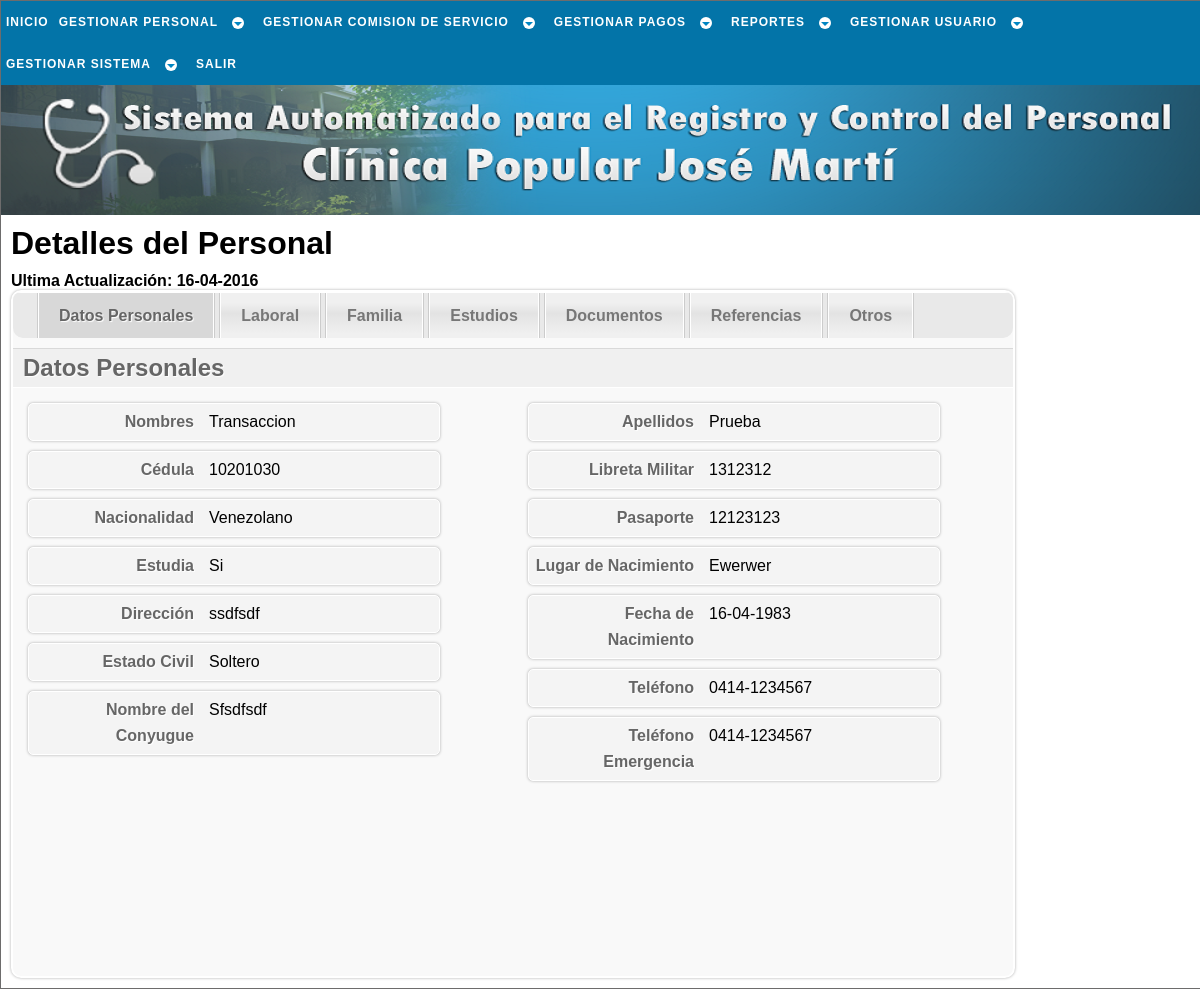
The app's page /php/trabajador/conslt_trabj_b.php?c=10201030 (signed in) with its own data.
### tables this page shows
CREATE TABLE `trabajador` (
  `cedula` int(12) NOT NULL,
  `nombre` varchar(30) NOT NULL,
  `apellido` varchar(30) NOT NULL,
  `ciudadania` varchar(15) NOT NULL,
  `pasaporte` varchar(30) NOT NULL,
  `libreta_militr` varchar(30) NOT NULL,
  `fe_nac` date NOT NULL,
  `lug_nac` varchar(30) NOT NULL,
  `est_civil` varchar(15) NOT NULL,
  `nconyugue` varchar(50) NOT NULL,
  `estudia` int(1) NOT NULL,
  `direccion` varchar(50) NOT NULL,
  `telefono` varchar(12) NOT NULL,
  `telefono_em` varchar(12) NOT NULL,
  `estado` tinyint(1) NOT NULL,
  `actualizado` date NOT NULL,
  PRIMARY KEY (`cedula`)
);

CREATE TABLE `uniforme` (
  `cedula` int(12) NOT NULL,
  `camisa` varchar(2) NOT NULL,
  `pantalon` int(2) NOT NULL,
  `calzado` int(2) NOT NULL,
  PRIMARY KEY (`cedula`),
  CONSTRAINT `uniforme_ibfk_1` FOREIGN KEY (`cedula`) REFERENCES `trabajador` (`cedula`) ON UPDATE CASCADE
);

### php/_sql/conslt_trabj_sql.php (called while the page is built, shortened)
<?php
	function conslt_completa_trb($cnx_bd){
		$cedula = $_GET['c'];
		$sql = "SELECT *
				  FROM trabajador
				  JOIN laboral ON laboral.cedula = trabajador.cedula
				  JOIN estudios ON estudios.cedula = trabajador.cedula
				  JOIN documentos ON documentos.cedula = trabajador.cedula
				  JOIN uniforme ON uniforme.cedula = trabajador.cedula
				  WHERE trabajador.cedula = '$cedula'";
		$resultado = $cnx_bd->query($sql);
		return $resultado;
	}
	function conslt_referencia($cnx_bd){
		$cedula = $_GET['c'];
		$sql = "SELECT * FROM referencia_personal WHERE cedula = '$cedula'";
		$resultado = $cnx_bd->query($sql);
		return $resultado;
	}
?>

### php/trabajador/conslt_trabj_b.php (the view, shortened to what this page needs)
<!DOCTYPE html PUBLIC "-//W3C//DTD XHTML 1.1//EN" "http://www.w3.org/TR/xhtml11/DTD/xhtml11.dtd" />
<html xmlns="http://www.w3.org/1999/xhtml" xml:lang="es" lang="es" dir="ltr">
	<head>
		<link rel="stylesheet" href="../../css/estilo.css" type="text/css" media="screen" />
    </head>
	<body>
		<div id="cuerpo">
			<div id="menu">
				<div id="cssmenu">
					<?php include('../_menu/menu_trabj.php'); ?>
				</div>
			</div>
			<div id="inicio">
			</div>
			<div id="pagina">
				<?php
					$cnx_bd = conexion();
					include('../_sql/conslt_trabj_sql.php');
					$resultado = conslt_completa_trb($cnx_bd);
					$referencia = conslt_referencia($cnx_bd);
					$fila = $resultado->fetch_object();
					list($a,$m,$d) = explode("-",$fila->actualizado);
					list($an,$mn,$dn) = explode("-",$fila->fe_nac);
					if ($fila->estudia == 0) $estud = 'No'; else $estud = 'Si';
				?>
				<div id="content">
					<h1>Detalles del Personal</h1>
					<h4>Ultima Actualización: <?=$d.'-'.$m.'-'.$a; ?></h4>
					<div id="wrapper">
						<div id="navigation">
							<ul>
								<li class="selected" title="Datos personales del trabajador">
									<a href="#">Datos Personales</a>
								</li>
								<li title="Ingresar datos laborales del trabajador">
									<a href="#">Laboral</a>
								</li>
								<li title="Datos familiares del trabajador">
									<a href="#">Familia</a>
								</li>
								<li title="Datos de estudios del trabajador">
									<a href="#">Estudios</a>
								</li>
								<li title="Documentación consignada por el trabajador">
									<a href="#">Documentos</a>
								</li>
								<li title="Referencias personales del trabajador">
									<a href="#">Referencias</a>
								</li>
								<li title="Datos sobre otras categorias del trabajador">
									<a href="#">Otros</a>
								</li>
							</ul>
						</div>
						<div id="steps">
							<form id="formElem" name="formElem" action="#" method="post">
								<fieldset class="step">
									<legend>Datos Personales</legend>
									<div class='derecha'>
										<div class='campo'>
											<label class='rotulo'>Nombres</label>
											<span class="text_cons"><?=$fila->nombre?></span>
										</div>
										<div class='campo'>
											<label class='rotulo'>Cédula</label>
											<span class="text_cons"><?=$fila->cedula?></span>
										</div>
										<div class='campo'>
											<label class='rotulo'>Nacionalidad</label>
											<span class="text_cons"><?=$fila->ciudadania?></span>
										</div>
										<div class='campo'>
											<label class='rotulo'>Estudia</label>
											<span class="text_cons"><?=$estud?></span>
										</div>
										<div class='campo'>
											<label class='rotulo'>Dirección</label>
											<span class="text_cons"><?=$fila->direccion?></span>
										</div>
										<div class='campo'>
											<label class='rotulo'>Estado Civil</label>
											<span class="text_cons"><?=$fila->est_civil?></span>
										</div>
										<div class='campo'>
											<label class='rotulo'>Nombre del Conyugue</label>
											<span class="text_cons"><?=$fila->nconyugue?></span>
										</div>
									</div>
									<div class='izquierda'>
										<div class='campo'>
											<label class='rotulo'>Apellidos</label>
											<span class="text_cons"><?=$fila->apellido?></span>
										</div>
										<div class='campo'>
											<label class='rotulo'>Libreta Militar</label>
											<span class="text_cons"><?=$fila->libreta_militr?></span>
										</div>
										<div class='campo'>
											<label class='rotulo'>Pasaporte</label>
											<span class="text_cons"><?=$fila->pasaporte?></span>
										</div>
										<div class='campo'>
											<label class='rotulo'>Lugar de Nacimiento</label>
											<span class="text_cons"><?=$fila->lug_nac?></span>
										</div>
										<div class='campo'>
											<label class='rotulo'>Fecha de Nacimiento</label>
											<span class="text_cons"><?=$dn.'-'.$mn.'-'.$an?></span>
										</div>
										<div class='campo'>
											<label class='rotulo'>Teléfono</label>
											<span class="text_cons"><?=$fila->telefono?></span>
										</div>
										<div class='campo'>
											<label class='rotulo'>Teléfono Emergencia</label>
											<span class="text_cons"><?=$fila->telefono_em?></span>
										</div>
									</div>
								</fieldset>
								<fieldset class="step">
									<legend>Datos Laborales</legend>
									<div class='derecha'>
									</div>
								</fieldset>
							</form>
						</div>
					</div>
				</div>
			</div>
		</div>
	</body>
</html>

### css/estilo.css (style rules this page uses)
* { font-family: 'Trebuchet MS', Helvetica, sans-serif; margin:0px; padding:0px; }
body { background:#ababab; text-align:center; }
h1 { margin:0px 0px 10px 0px; }
#cuerpo { margin:0 auto; padding:0; text-align:left; width:1200px; border:1px solid #6d6c6c; }
#inicio { height:170px; background:#0431B4 url(../imagen/logo.png); background-repeat:no-repeat; }
#menu { height:44px; background:#D2D0EE; }
#pagina { padding:10px; background:#FFF; overflow:auto; }
#cssmenu { font-size: 12px; background: #0374a8; margin: 0; width: auto; padding: 0; line-height: 1; display: block; position: relative; }
#content { text-align:left; width:1000px; position:relative; }
#wrapper { -moz-box-shadow:0px 0px 3px #aaa; -webkit-box-shadow:0px 0px 3px #aaa; box-shadow:0px 0px 3px #aaa; -moz-border-radius:10px; -webkit-border-radius:10px; border-radius:10px; border:2px solid #fff; background-color:#f9f9f9; width:1000px; overflow:hidden; }
#steps { width:500px; overflow:hidden; }
.step { float:left; width:1000px; }
#navigation { height:45px; background-color:#e9e9e9; border-top:1px solid #fff; -moz-border-radius:0px 0px 10px 10px; -webkit-border-bottom-left-radius:10px; -webkit-border-bottom-right-radius:10px; border-bottom-left-radius:10px; border-bottom-right-radius:10px; }
#navigation ul { list-style:none; float:left; margin-left:22px; }
#navigation ul li { float:left; border-right:1px solid #ccc; border-left:1px solid #ccc; position:relative; margin:0px 2px; }
#navigation ul li a { display:block; height:45px; background-color:#444; color:#777; outline:none; font-weight:bold; text-decoration:none; line-height:45px; padding:0px 20px; border-right:1px solid #fff; border-left:1px solid #fff; background:#f0f0f0; background: -webkit-gradient( linear, left bottom, left top, color-stop(0.09, rgb(240,240,240)), color-stop(0.55, rgb(227,227,227)), color-stop(0.78, rgb(240,240,240)) ); background: -moz-linear-gradient( center bottom, rgb(240,240,240) 9%, rgb(227,227,227) 55%, rgb(240,240,240) 78% ) }
#navigation ul li a:hover, #navigation ul li.selected a { background:#d8d8d8; color:#666; text-shadow:1px 1px 1px #fff; }
#steps form fieldset { border:none; padding-bottom:20px; }
#steps form legend { text-align:left; background-color:#f0f0f0; color:#666; font-size:24px; text-shadow:1px 1px 1px #fff; font-weight:bold; float:left; width:990px; padding:5px 0px 5px 10px; margin:10px 0px; border-bottom:1px solid #fff; border-top:1px solid #d9d9d9; }
#steps form .derecha { float:left; width:50%; }
#steps form .izquierda { float:right; width:50%; }
#steps form .campo { float:left; margin:5px 0px; background-color:#f4f4f4; border:1px solid #fff; width:400px; padding:5px; margin-left:15px; margin-right:15px; -moz-border-radius: 5px; -webkit-border-radius: 5px; border-radius: 5px; -moz-box-shadow:0px 0px 3px #aaa; -webkit-box-shadow:0px 0px 3px #aaa; box-shadow:0px 0px 3px #aaa; }
.rotulo { width:160px; float:left; text-align:right; margin-right:15px; line-height:26px; color:#666; text-shadow:1px 1px 1px #fff; font-weight:bold; }
#navigation { display:none; }
.text_cons { line-height: 26px; }

### records on screen
trabajador: nombre "Transaccion", uniforme.cedula "10201030", ciudadania "Venezolano", estudia "Si", direccion "ssdfsdf", est_civil "Soltero", nconyugue "Sfsdfsdf", apellido "Prueba", libreta_militr "1312312", pasaporte "12123123", lug_nac "Ewerwer", telefono "0414-1234567", telefono_em "0414-1234567"

### other values on screen
$d "16"
$m "04"
$a "2016"
$dn "16"
$mn "04"
$an "1983"
